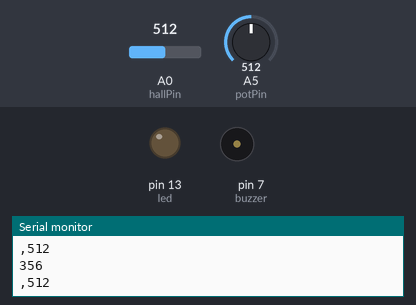
Bench run of a sketch on a simulated Arduino Uno, built with avr-gcc and run on an emulated ATmega328P. On the bench: output pins drawn as LEDs (lit = HIGH), buzzer (waves = sounding, pin HIGH), the last lines printed to the serial monitor. Inputs (shaded band) come from the test bench; at power-on: A0 (hallPin) = 512, A5 (potPin) = 512.

Above: at 1.2 s.
1.3 s: A0 (hallPin) set to 362
2.8 s: A0 (hallPin) set to 339
At 3.5 s:
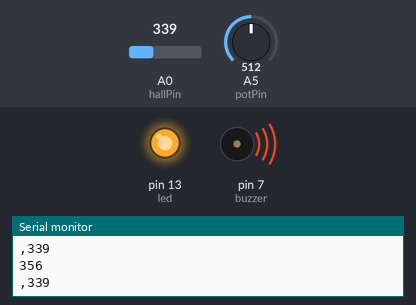
4.3 s: A0 (hallPin) set to 511
At 5.5 s:
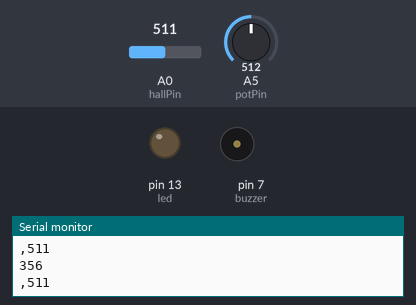
5.8 s: A0 (hallPin) set to 306
At 6.4 s:
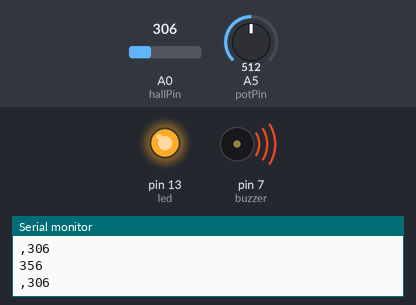
Timing chart, 0 to 8.3 s (numbered marks = the images above; inputs shaded):
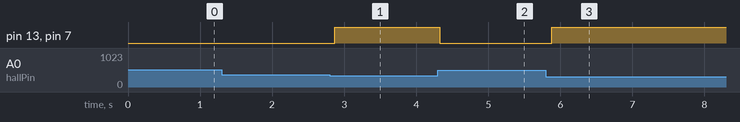

Measured:
- the behaviour switches between 356 and 355 on A0 (hallPin) (found by bisection; images 0 and 1)
- after the input at 2.8 s, pin 13 (led), pin 7 (buzzer): LOW → HIGH after 0.07 s
- after the input at 4.3 s, pin 13 (led), pin 7 (buzzer): HIGH → LOW at once
- after the input at 5.8 s, pin 13 (led), pin 7 (buzzer): LOW → HIGH after 0.08 s

The sketch:

eybrowComm.ino
```cpp
int hallPin = A0; // linear Hall analog interface
int analogVal;      // analog readings
int led = 13 ;       // LED
int potPin = A5;    // select the input pin for the potentiometer
int val = 0;       // variable to store the value coming from the sensor
int buzzer = 7; // set the buzzer control digital IO pin
//int analogT = A3;
//int ana=0;
void setup ()
{
  pinMode(hallPin, INPUT);
  pinMode(potPin, INPUT);
  pinMode(led,OUTPUT);
  pinMode(buzzer,OUTPUT);


  Serial.begin(9600);
}


void loop ()
{
  val = analogRead(potPin)/2+100;    // read the value from the potentionmeter
  // Read the analog interface
  analogVal = analogRead(hallPin); // read the value from the sensor
  //ana=analogRead(analogT);
  Serial.println(val);
 Serial.print(",");
  Serial.println(analogVal);
  //Serial.print(",");
  //Serial.println(ana);

  if(analogVal<val)
  {
    delay(50);
    analogVal = analogRead(hallPin); //checks to see if it still is raised
     // ana=analogRead(analogT);
  if(analogVal<val){
      digitalWrite(led,HIGH);
      digitalWrite(buzzer,HIGH);
      //delay(20);
    }
  }
  else
  {
    digitalWrite(led,LOW);
    digitalWrite(buzzer,LOW);
   // delay(100);
   // digitalWrite(buzzer,HIGH);
  }

  delay(100);
}
```
